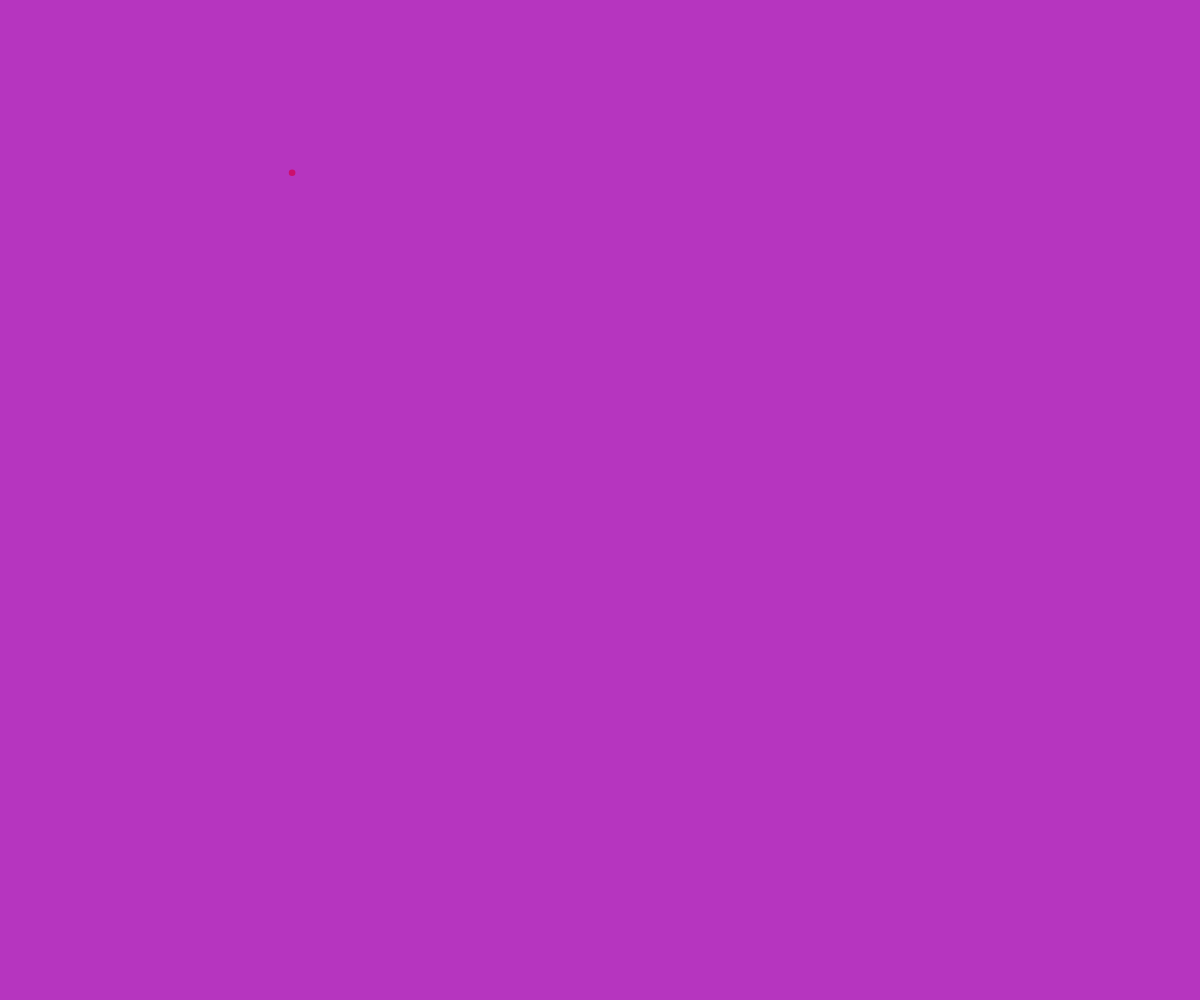
Frame 1 (no input)
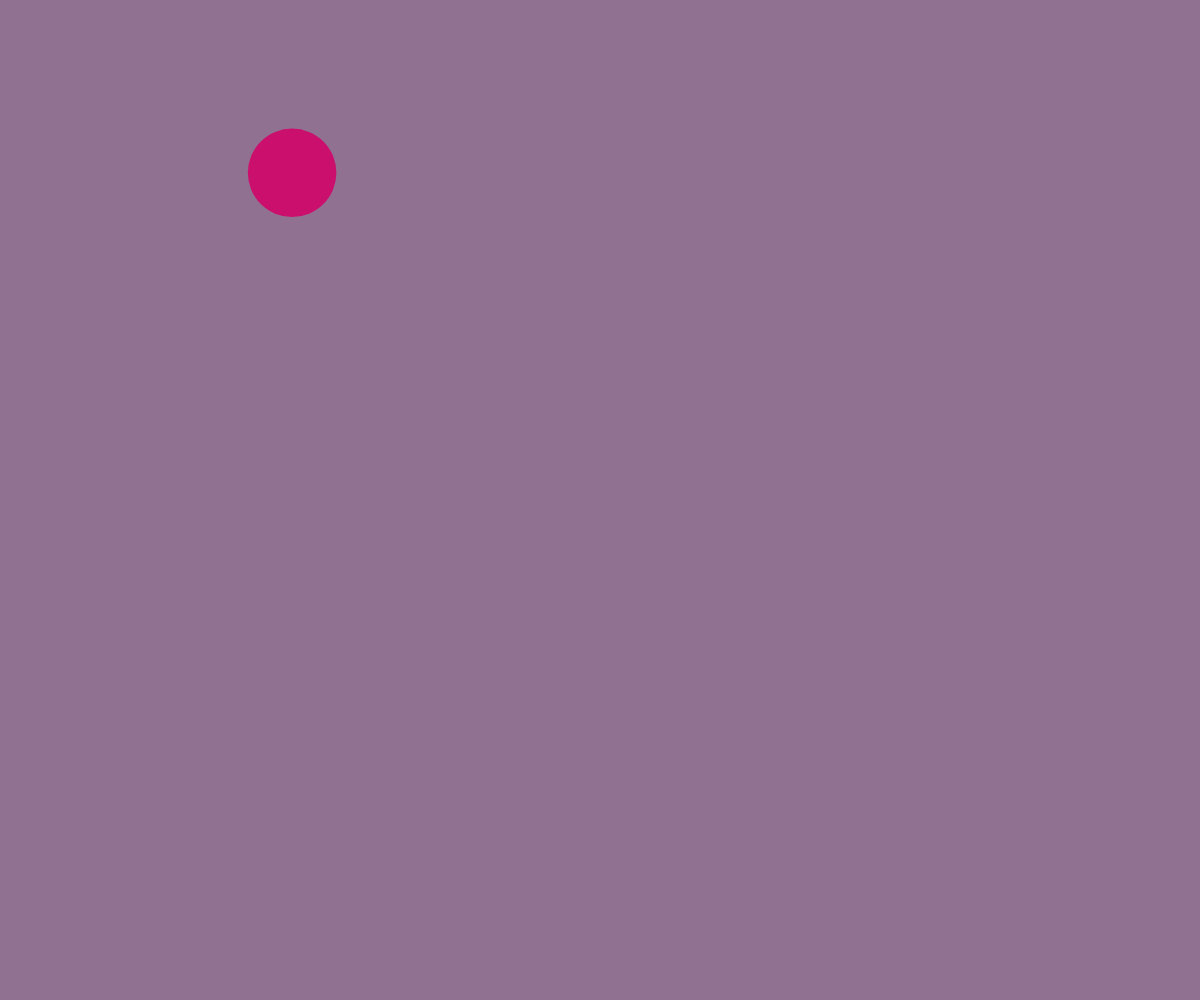
Frame 60 (no input)
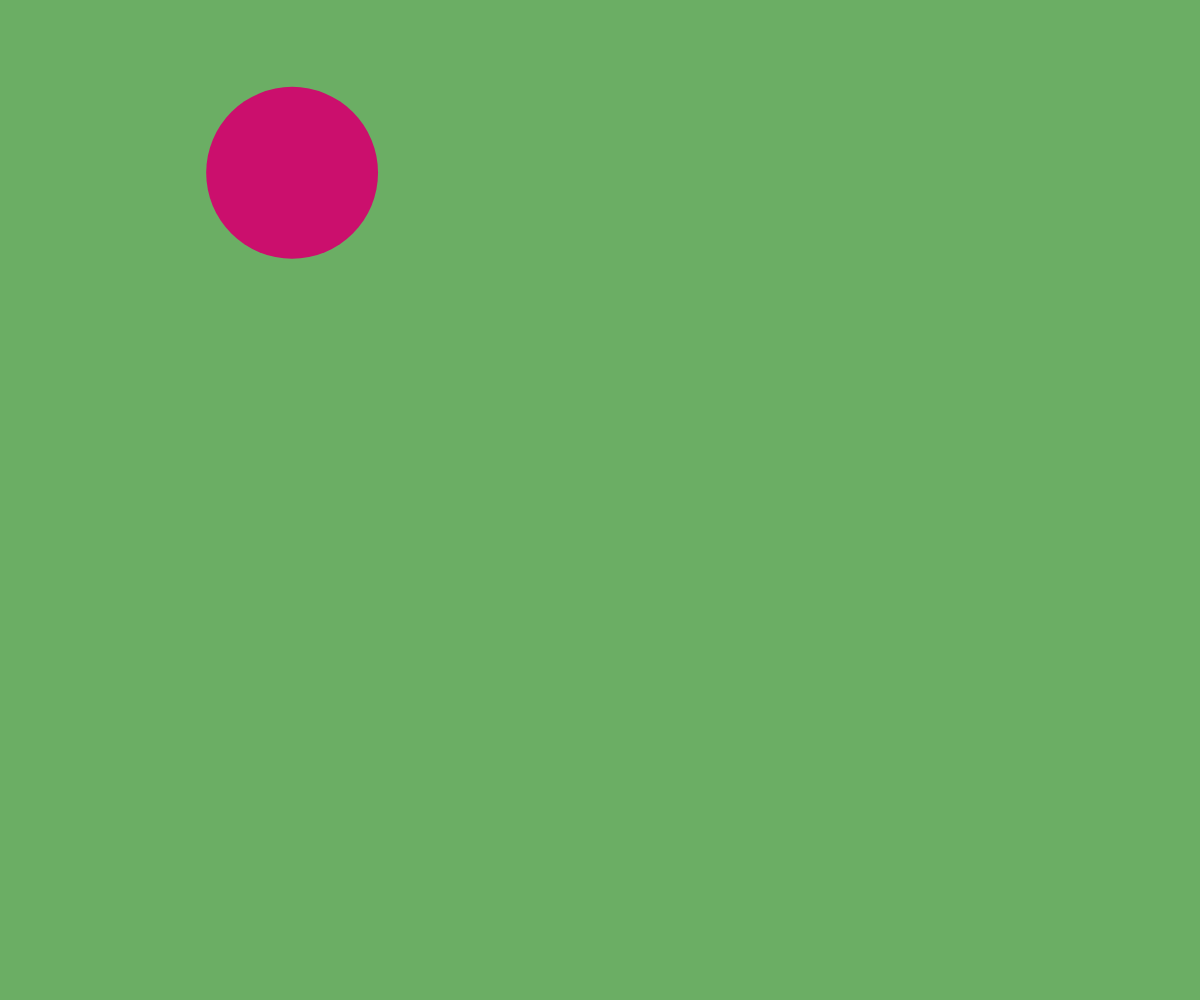
Frame 120 (the mouse pressed at the canvas centre since frame 60)

The p5.js sketch that drew these frames (run headless with seeded random() and noise() and a simulated clock; from frame 60 on, the mouse is pressed at the canvas centre):

// p5.js sketch
// ── sketch.js
class Circles {
	constructor(xpos, ypos, radius, element, rate){
	  this.x = xpos;
	  this.y = ypos;
	  this.r = radius;
	  this.e = element;
	  this.ra = rate;
	  this.color = [random(255), random(255), random(255)];
	}
  
	move() {
	  this.r += this.ra;
  
	  push();
	  fill(this.color);
	  if (this.e >= 0 && this.e < 1){
		circle(this.x, this.y, this.r);
	  } else if (this.e >= 1){
		square(this.x, this.y, this.r);
	  }
	  pop();
	}
  }
  
  let circles = [];
  
  let numCircles = 0;

  let start = 0;
  let gobackbg = false;
  let john = 0;
  
  let rb;
  let gb;
  let bb;
  let rbb;
  let gbb;
  let bbb;
  let cycle = true;
  
  function preload() {
	// put preload code here
  }
  
  function setup() {
	createCanvas(windowWidth, windowHeight);
  
	frameRate(30);
  
	angleMode(DEGREES);
	rectMode(CENTER);
  
	noStroke();
  
	console.log("click wherever");
  
	rb = color(random(255), random(255), random(255));
	rbb = color(random(255), random(255), random(255));
  
	circles.push(new Circles(random(windowWidth), random(windowHeight), random(20), random(2), random(2)));
  }
  
  function draw() {
	// put drawing code here
  
	if(gobackbg == true){
		background(lerpColor(rbb, rb, john/150));
	} else {
		background(lerpColor(rb, rbb, john/150));
	}

	john ++;
  
	for(let i = start; i < numCircles + 1; i++){
	if(circles[i].r < windowWidth + circles[i].x || circles[i].r < windowHeight + circles[i].y){
		circles[i].move();
		}
	  if(numCircles - start > 50){
		start += 1;
	  }
	}

	if(circles[start].r > windowWidth + circles[start].x && circles[start].r > windowHeight + circles[start].y){
		start += 1;
	  }
  
	if(frameCount % 150 == 0){
	  numCircles += 1;
	  circles.push(new Circles(mouseX, mouseY, random(20), random(2), random(2)));
	  john = 0;
	  if(gobackbg == true){
		gobackbg = false;
	  } else {
		gobackbg = true;
	  }
	}
  
  }
  
  function mouseClicked() {
	numCircles += 1;
	circles.push(new Circles(mouseX, mouseY, random(20), random(2), random(2)));
  }
